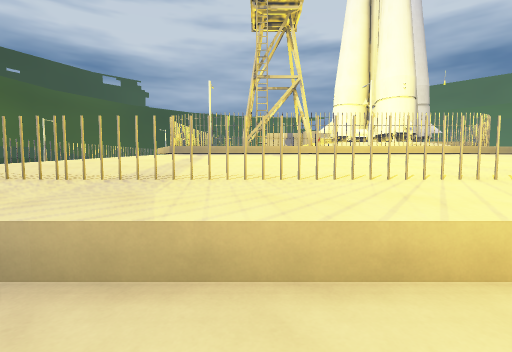
[1] (above)

24 first-person views from a walk through a level from a Godot 3-D game. The camera is 1.3 m above the floor, tilts 4° down and sees 85° across. The floor is counted in squares, 2 m on a side. Each view is taken from the middle of a square. On the plan, view 1 faces up. The plan holds only what a view shows up to about 9 squares ahead; the rest is blank. The place goes on beyond the plan. Some surface patterns are stand-ins.

[2]
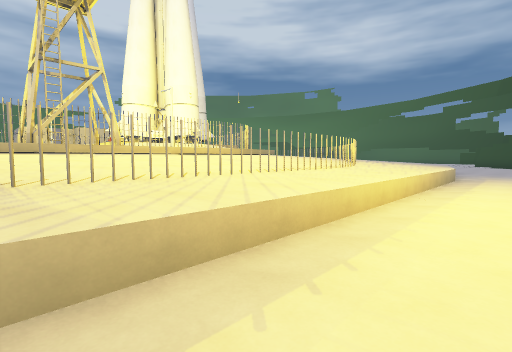

[3]
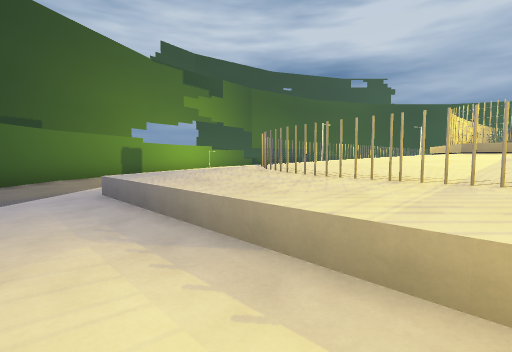

[4]
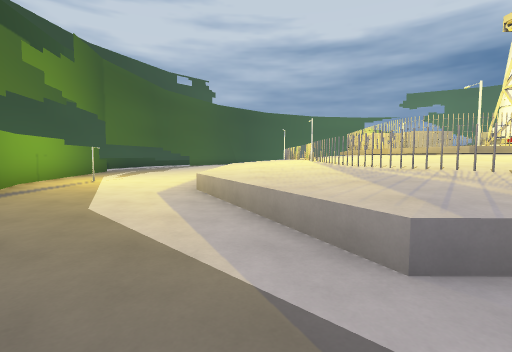

[5]
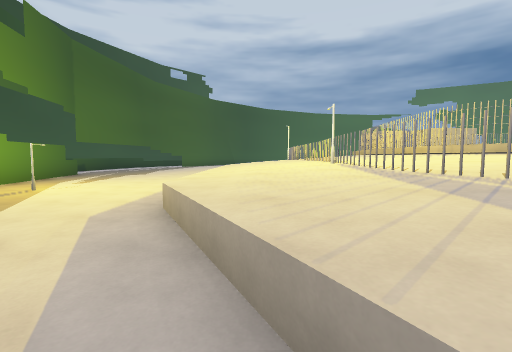

[6]
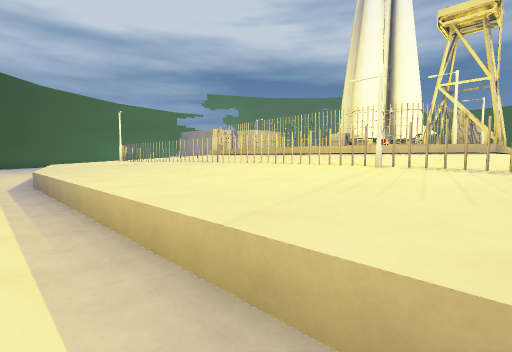

[7]
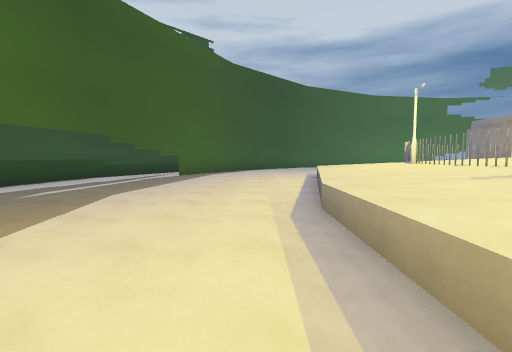

[8]
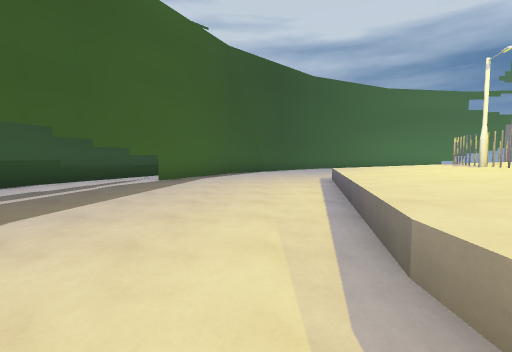

[9]
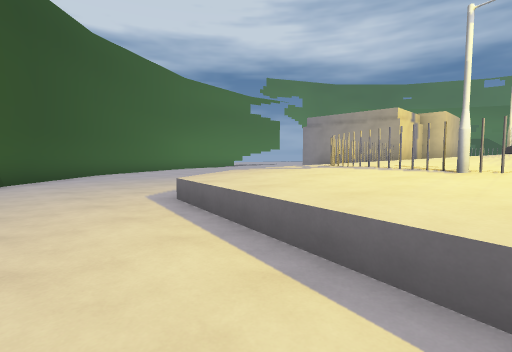

[10]
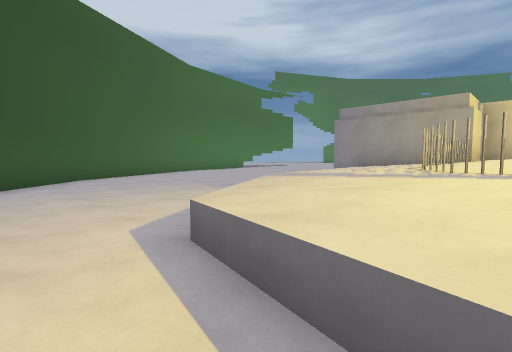

[11]
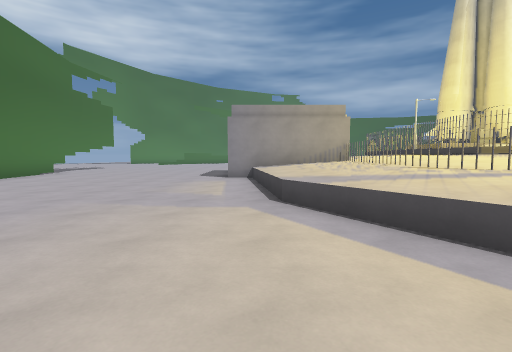

[12]
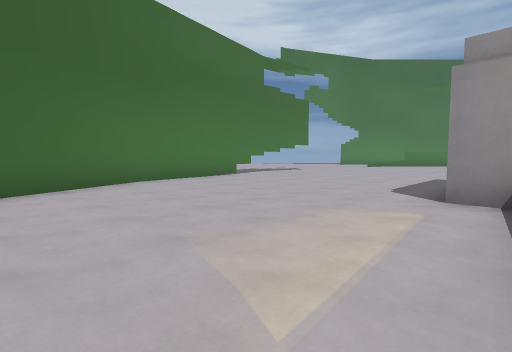

[13]
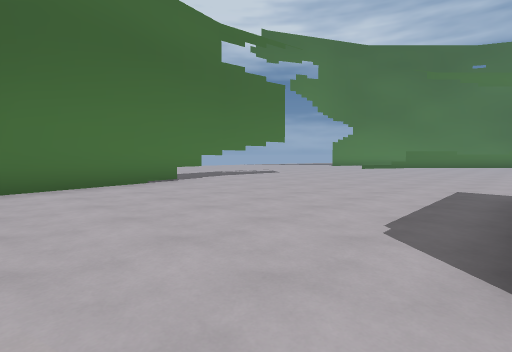

[14]
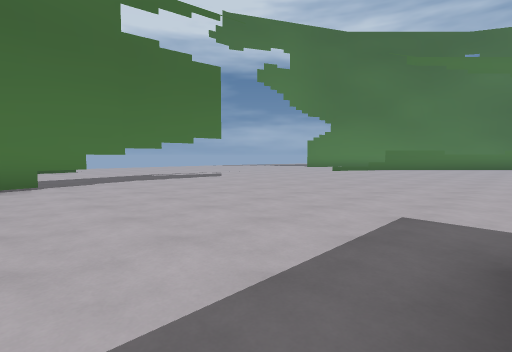

[15]
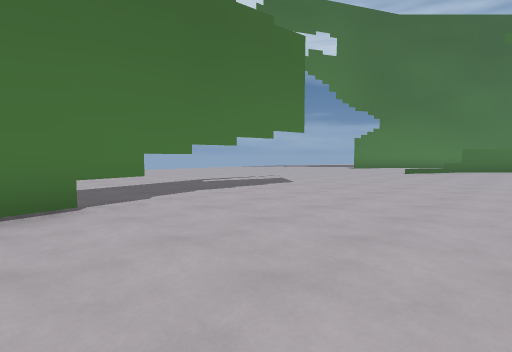

[16]
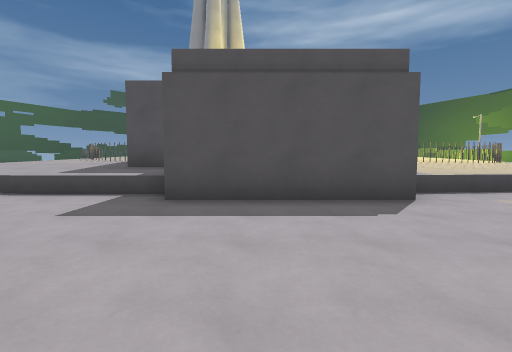

[17]
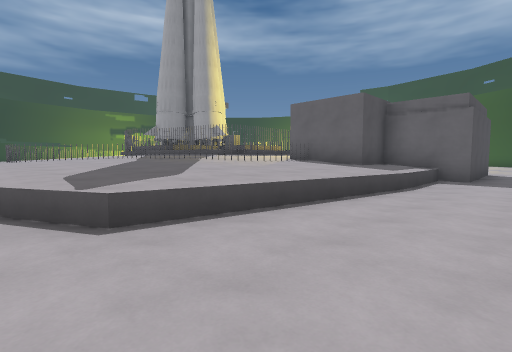

[18]
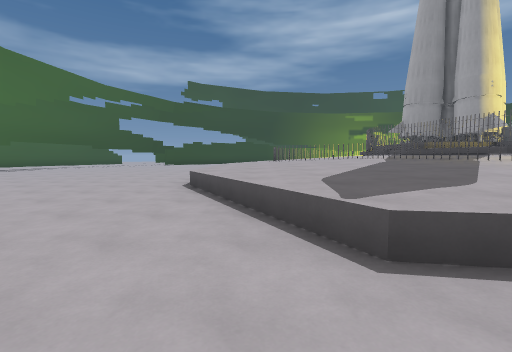

[19]
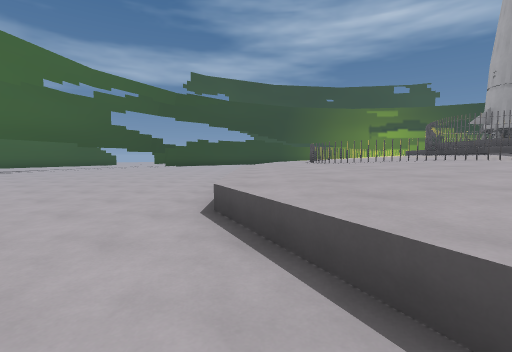

[20]
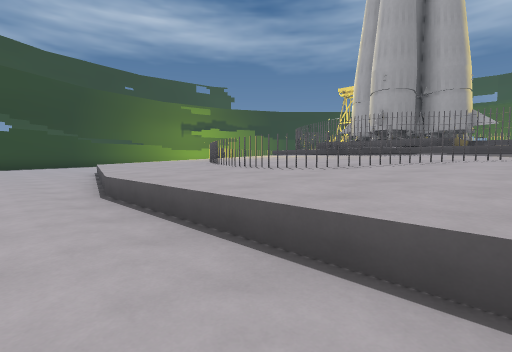

[21]
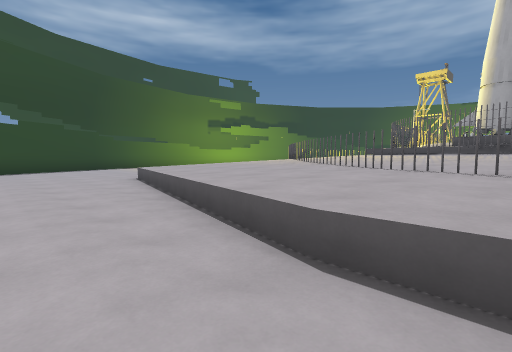

[22]
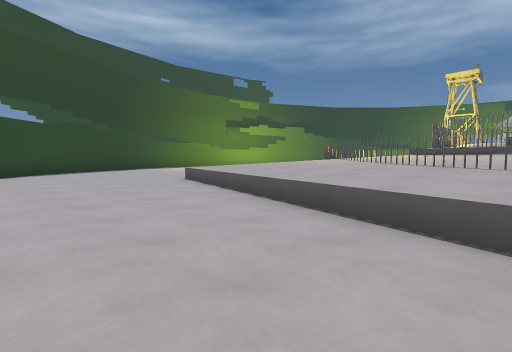

[23]
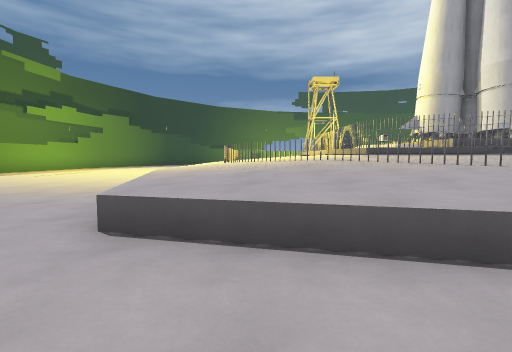

[24]
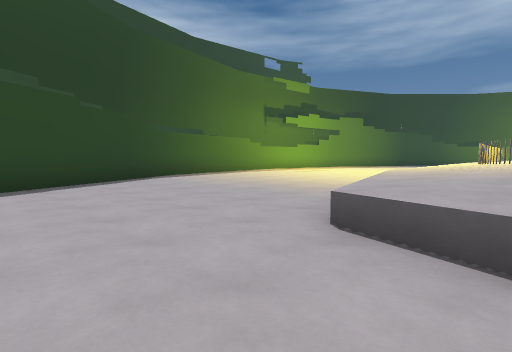

### Floor plan
Key: @ floor where view 1 was taken; # wall or solid block; . floor; = window, fence, low wall or low ledge; ^ raised ledge.
Columns run from 15 left of view 1 to 21 right of it. Each row starts with its distance up from view 1.
 30              ########   ..
 29            ###............
 28          ###................
 27         ##..................
 26        ##...................
 25       ##.....................
 24       #......................
 23       .......................
 22       ........^^#==#^^^^......
 21   ###.....^^^^^^^  ^^^^^^^^^...
 20  ###.....^^^^^^^^    ^^^^^^^....
 19  #.#....^^^^^^^^^^^  ^^^^^^^^....
 18  #......^^^^^^^^^    ^^^^^^^^.....
 17  # .....^^^^^^^^^     ^^^^^^^^.....
 16 ## .....^^^^^^^^^     ^^^^^^^^.....
 15    .....^^^^          ^^^^^^^^......
 14    ....^^^^            ^^^^^^^......
 13    ....^^^^^^         ##^^^^^^......
 12     ...^^^^^^         ##^^^^^^.......
 11  #.....^^^^^^          #^^^^^^.......
 10  ##....^^^^^^          ^^^^^^^...
  9   #....^^^^^^         #^^^^^^^...
  8   #....^^^^^^^        ^^^^^^^^...
  7   #....^^^^^^^^##^^^^^^^^^^^^....
  6   #....^^^^^^^^^^^^^^^^^^^^^^....
  5   ##...^^^^^^^^^^^^^^^^^^^^^^....
  4     ....^^^^^^^^^^^^^^^^^^^^^....
  3     #...^^^^^^^^^^^^^^^^^^^^.....
  2     #....^^^^^^^^^^^^^^^^^.......
  1     ##...........................
  0      ##........@................
 -1                      ...........#
 -2                      ..........##
 -3                      .. .....###
 -4                          ..###
 -5                           ##

Positions as (right, up) in squares from view 1, and headings:
1: (0, 0), facing up
2: (-1, 0), facing up-right
3: (-1, 0), facing up-left
4: (-7, 0), facing up
5: (-7, 2), facing up
6: (-9, 6), facing up-right
7: (-9, 10), facing up
8: (-9, 12), facing up
9: (-9, 16), facing up-right
10: (-8, 18), facing up-right
11: (-8, 22), facing right
12: (-4, 22), facing up-right
13: (-1, 23), facing up-right
14: (2, 23), facing up-right
15: (2, 26), facing up-right
16: (3, 27), facing down
17: (13, 24), facing down-left
18: (13, 23), facing down
19: (14, 20), facing down
20: (16, 15), facing down-left
21: (16, 11), facing down-left
22: (17, 10), facing down-left
23: (15, 4), facing left
24: (15, 4), facing down-left
